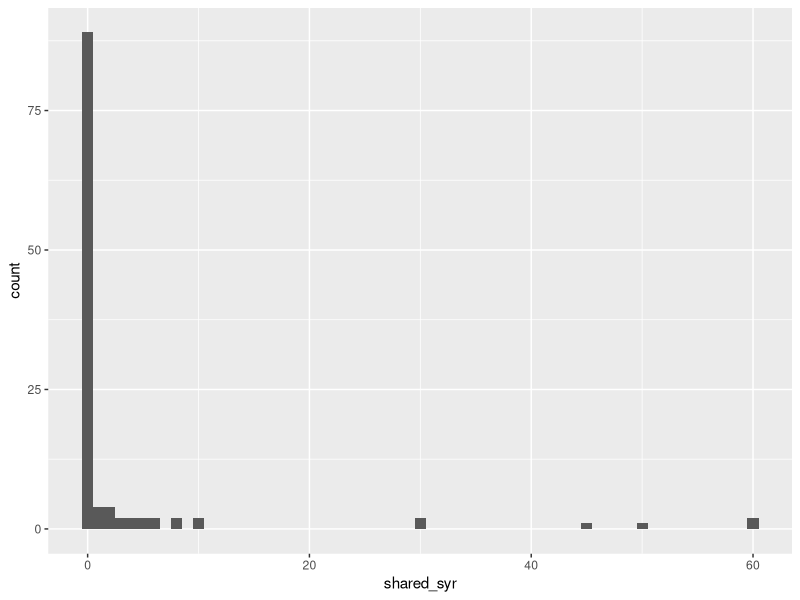
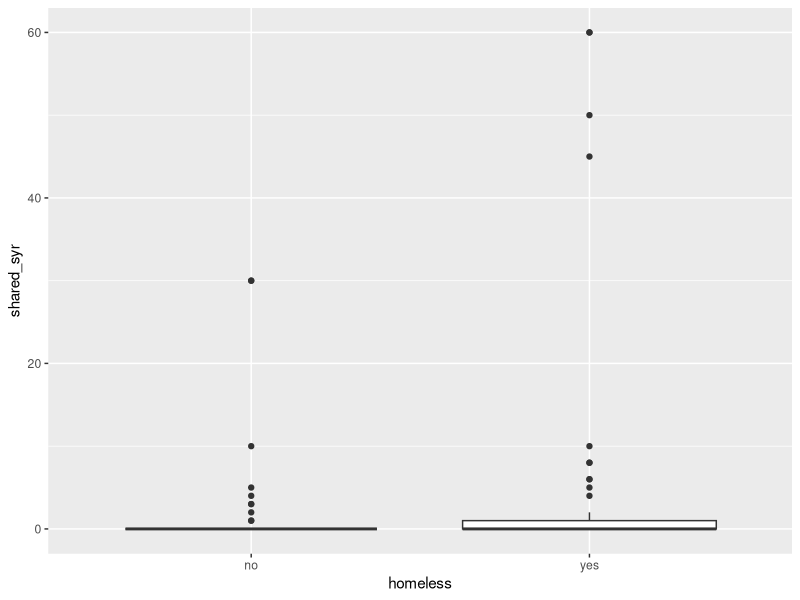
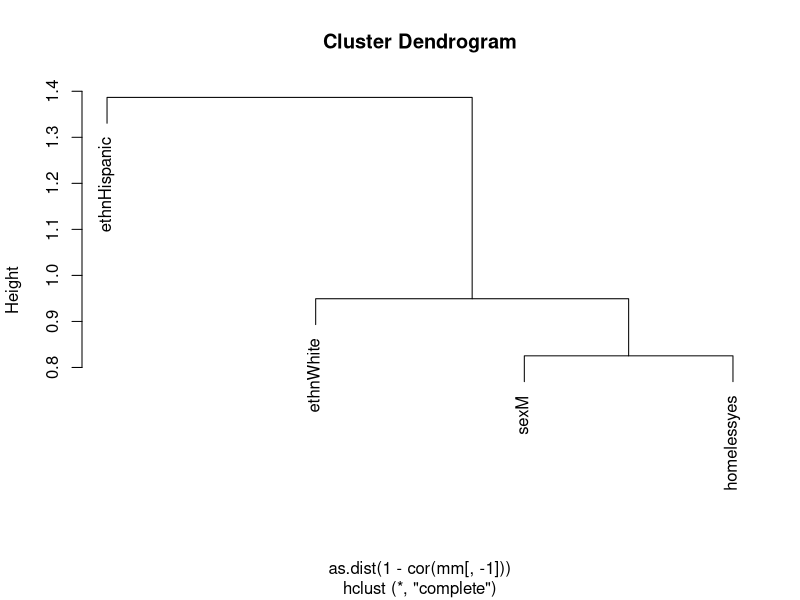
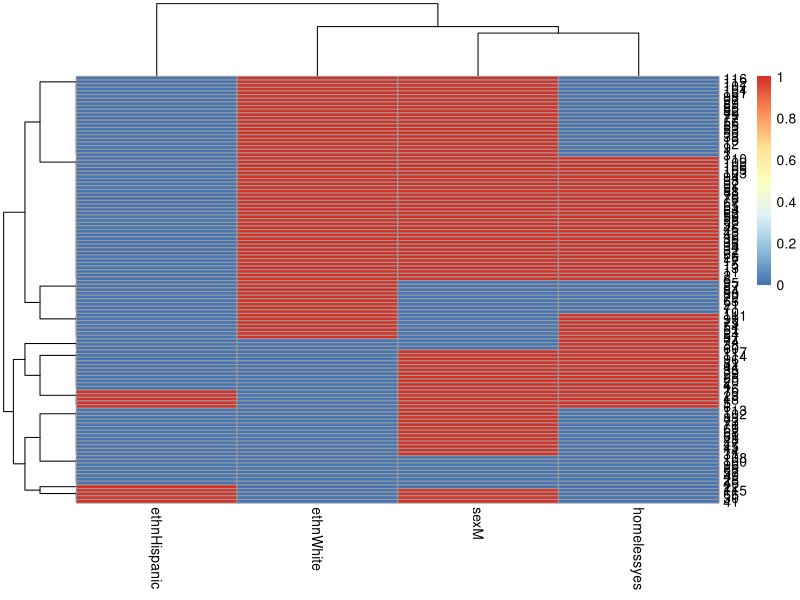
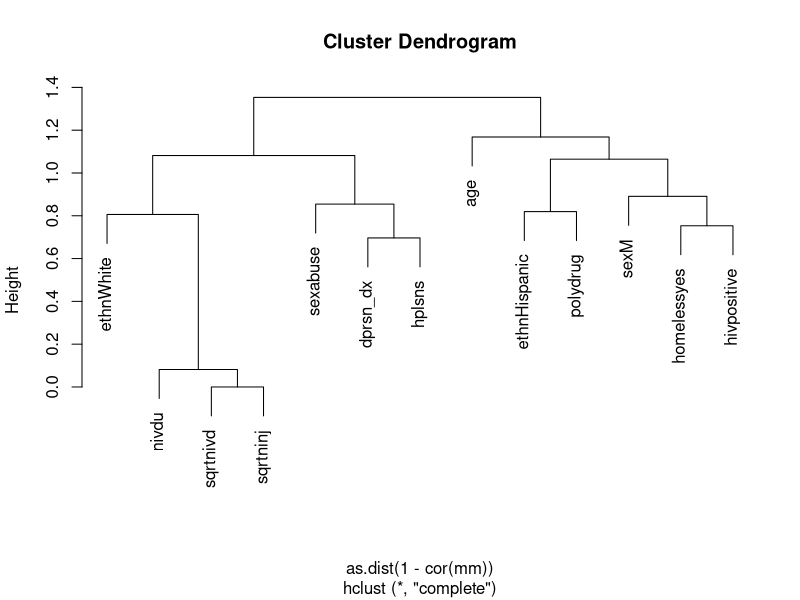
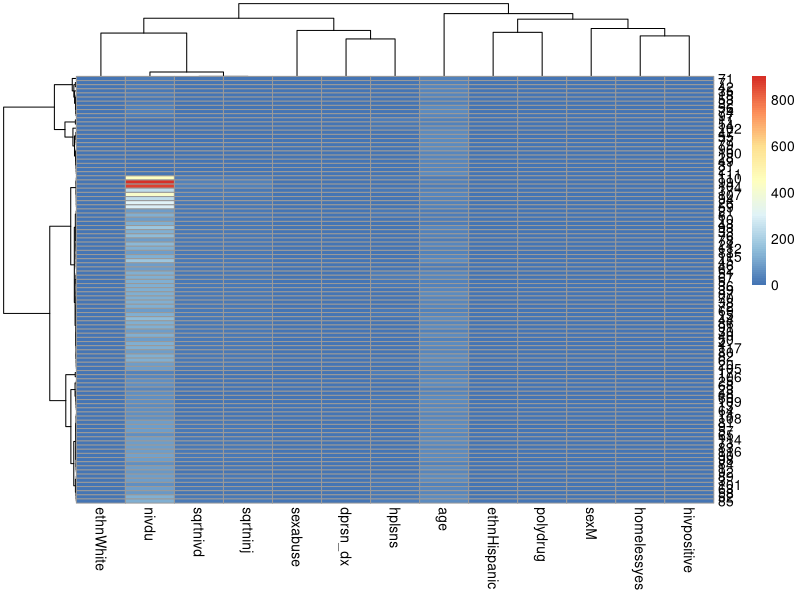
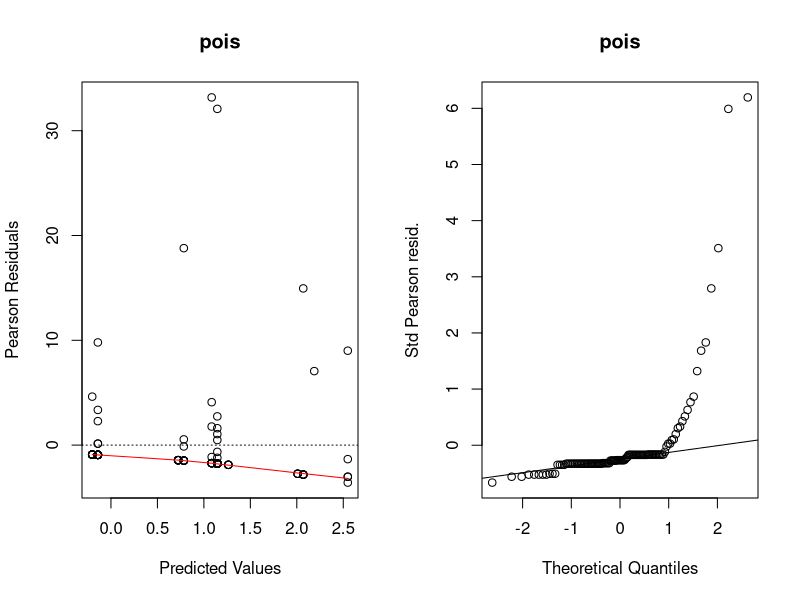
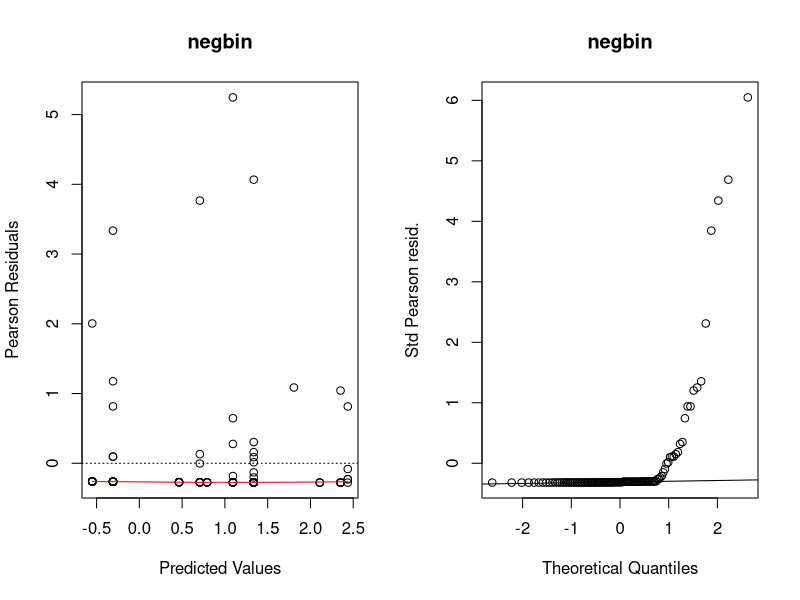

Generate these figures, in order, with R:
## ---- chunk 1
suppressPackageStartupMessages({
  library(tidyverse)
})
needledat <- readr::read_csv("needle_sharing.csv")
needledat2 <- needledat %>%
  dplyr::filter(sex %in% c("M", "F") &
                  ethn %in% c("White", "AA", "Hispanic") &
                  !is.na(homeless)) %>%
  mutate(
    homeless = recode_factor(homeless, "0" = "no", "1" = "yes"),
    hiv = recode_factor(
      hivstat,
      "0" = "negative",
      "1" = "positive",
      "2" = "positive"
    )
  )
## ---- chunk 2
meanvarzeros <- filter(needledat2,!is.na(shared_syr)) %>%
  summarise(
    mean = mean(shared_syr),
    var = var(shared_syr),
    fraczero = sum(shared_syr == 0) / n()
  )
meanvarzeros
## ---- chunk 3
library(ggplot2)
filter(needledat2, !is.na(shared_syr)) %>%
  ggplot(aes(x = shared_syr)) +
  geom_histogram(binwidth = 1)
## ---- chunk 4
fit.pois <- glm(shared_syr ~ sex + ethn + homeless,
                data = needledat2,
                family = poisson(link = "log"))
## ---- chunk 5
library(MASS)
fit.negbin <- glm.nb(shared_syr ~ sex + ethn + homeless,
                data = needledat2)
## ---- chunk 6
library(pscl)
fit.ZIpoisfull <- zeroinfl(shared_syr ~ sex + ethn + homeless,
                data = needledat2,
                dist = "poisson")
## ---- chunk 7
fit.ZIpois <- zeroinfl(shared_syr ~ sex + ethn + homeless | 1,
                data = needledat2,
                dist = "poisson")
## ---- chunk 8
fit.ZInegbin <- zeroinfl(shared_syr ~ sex + ethn + homeless | 1,
                data = needledat2,
                dist = "negbin")
## ---- chunk 9
filter(needledat2, !is.na(shared_syr)) %>%
  ggplot(aes(x = homeless, y = shared_syr)) +
  geom_boxplot(varwidth = TRUE)
## ---- chunk 10
mm <- model.matrix(~ sex + ethn + homeless, data = needledat2)
plot(hclust(as.dist(1 - cor(mm[, -1]))))
## ---- chunk 11
library(pheatmap)
pheatmap(mm[, -1],
         clustering_distance_cols = "correlation",
         clustering_distance_rows = "euclidean")
## ---- chunk 12
predictors <- dplyr::select(needledat2, -id, -shared_syr, -shsyryn, -logshsyr, -shsyr, -hivstat)
mm <- model.matrix(~ ., data = predictors)[, -1] #[, -1] gets rid of intercept
nrow(mm) # participants with complete data on all predictors
plot(hclust(as.dist(1 - cor(mm))))
library(pheatmap)
pheatmap(mm,
         clustering_distance_cols = "correlation",
         clustering_distance_rows = "correlation")
## ---- chunk 13
logLik(fit.pois)
logLik(fit.negbin)
logLik(fit.ZIpois)
logLik(fit.ZInegbin)
## ---- chunk 14
listoffits <-
  list(
    pois = fit.pois,
    negbin = fit.negbin,
    ZIpois = fit.ZIpois,
    ZInegbin = fit.ZInegbin
  )
## ---- chunk 15
lapply(listoffits, logLik)
## ---- chunk 16
qchisq(0.95, df = 1)
## ---- chunk 17
qchisq(0.95, df = 2)
## ---- chunk 18
plotpanel1 <- function(fit, ...) {
  plot(
    x = predict(fit),
    y = residuals(fit, type = "pearson"),
    xlab = "Predicted Values",
    ylab = "Pearson Residuals",
    ...
  )
  abline(h = 0, lty = 3)
  lines(lowess(x = predict(fit), y = resid(fit, type = "pearson")),
        col = "red")
}
plotpanel2 <- function(fit, ...) {
  resids <- scale(residuals(fit, type = "pearson"))
  qqnorm(resids, ylab = "Std Pearson resid.", ...)
  qqline(resids)
}
## ---- chunk 19
par(mfrow=c(1, 2))
for (i in seq_along(listoffits)){
  plotpanel1(listoffits[[i]], main = names(listoffits)[i])
  plotpanel2(listoffits[[i]], main = names(listoffits)[i])
}
## ---- chunk 20
preds <- data.frame(observed = fit.pois$y,
                    poisson = predict(fit.pois, type = "response"),
                    negbin = predict(fit.negbin, type = "response"),
                    ZIpois = predict(fit.ZIpois, type = "response"),
                    ZInegbin = predict(fit.ZInegbin, type = "response"))
## ---- chunk 21
preds.long <- pivot_longer(preds, everything())
## ---- chunk 22
summary(preds.long)
## ---- chunk 23
ggplot(preds.long, aes(x = name, y = value)) + geom_boxplot()
## ---- chunk 24
ggplot(preds.long, aes(x = value)) + 
  facet_wrap(~name) +
  geom_histogram(binwidth = 1)
## ---- chunk 25

## ---- chunk 26

## ---- chunk 27
